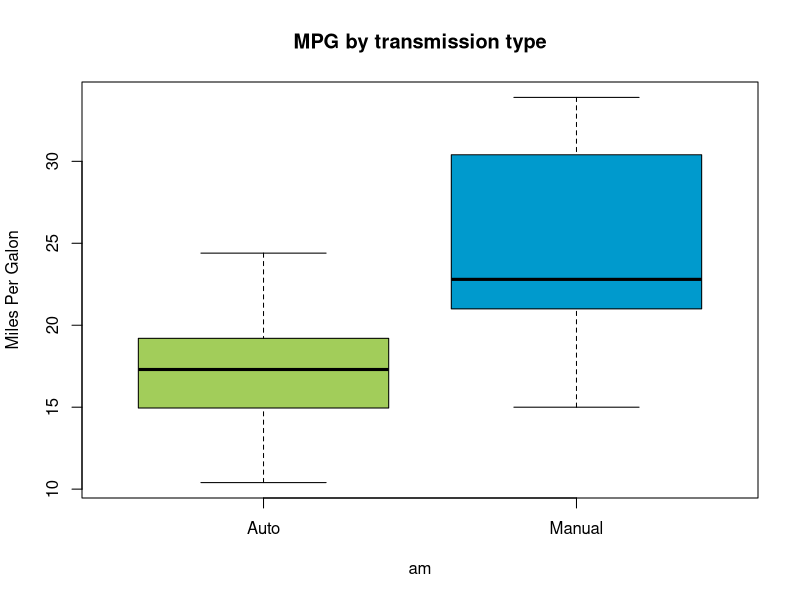
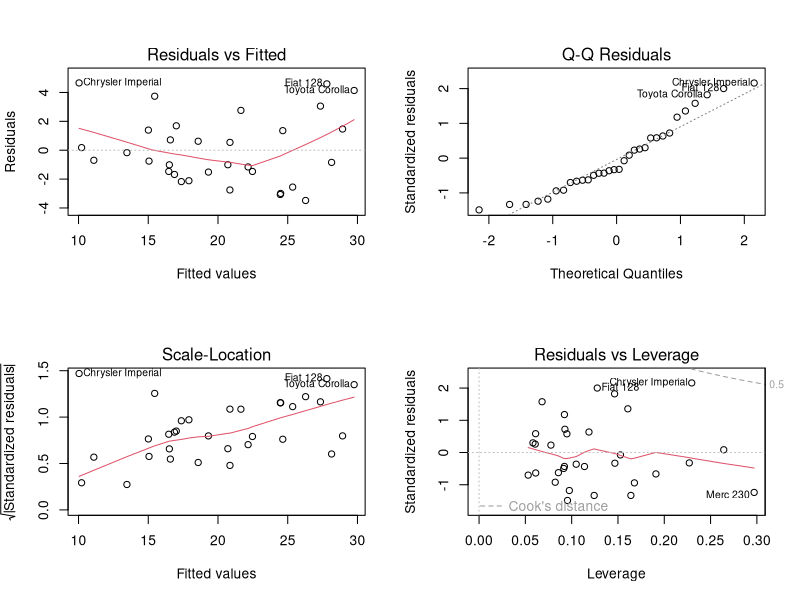

The R script that drew these images, in order:
## ---- chunk 1
knitr::opts_chunk$set(echo = TRUE)
## ---- chunk 2
dim(mtcars)
head(mtcars)
mtcars$mpg
unique(mtcars$am)
## ---- chunk 3
autoMpg <- mtcars[mtcars$am == 0, ]$mpg
mean(autoMpg)
manualMpg <- mtcars[mtcars$am == 1, ]$mpg
mean(manualMpg)
## ---- chunk 4
t.test(autoMpg, manualMpg)
## ---- chunk 5
stepModel <- step(lm(data = mtcars, mpg ~ .), trace = 0)
summary(stepModel)$coef
## ---- chunk 6
mpgByAmModel <- lm(mpg ~ factor(am):wt + factor(am):qsec, data = mtcars)
summary(mpgByAmModel)$coef
## ---- chunk 7
boxplot(mpg ~ am,
  data = mtcars,
  names = c('Auto', 'Manual'),
  main = 'MPG by transmission type',
  ylab = 'Miles Per Galon',
  col = c('darkolivegreen3', 'deepskyblue3')
)
## ---- chunk 8
par(mfrow = c(2,2))
plot(stepModel)
